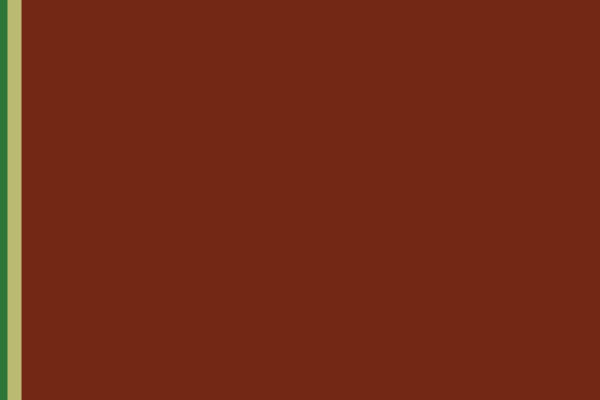
Frame 1 (no input)
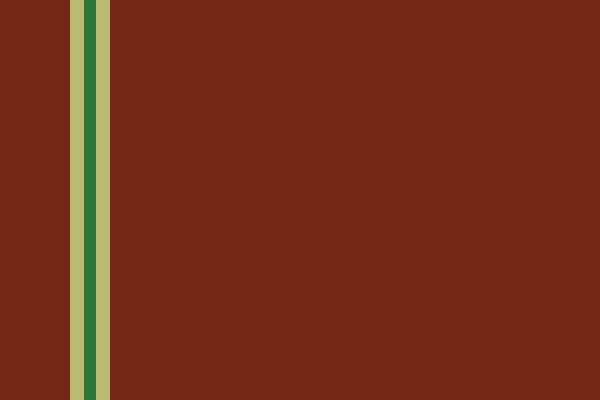
Frame 60 (the mouse pressed at the canvas centre just before this capture)
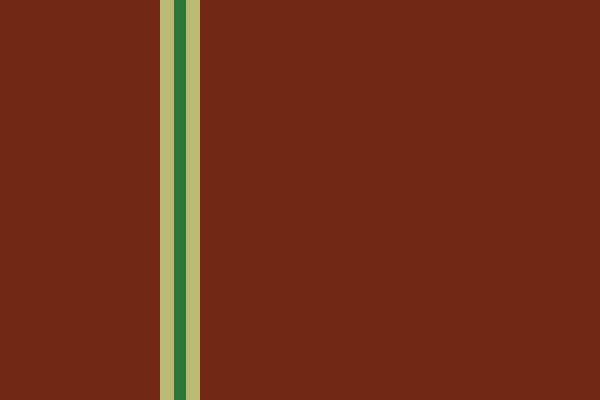
Frame 120 (the mouse held since frame 60 and released just before this capture)

The Processing sketch that drew these frames (run headless with seeded random() and noise(); from frame 60 on, the mouse is pressed at the canvas centre):

// Processing sketch: game02
// ── game02.pde
int Score = 0;

float ZoneCenterX, ZoneSpeed, OuterZoneWidth, InnerZoneWidth;
int ZoneDirection;

void setup() {
  size(600, 400);
  
   ZoneCenterX = 0;
   ZoneSpeed = 1.5;    // pixels per frame 
   InnerZoneWidth = width/50.0;  
   OuterZoneWidth = width/15.0;
   ZoneDirection = 1;   
}

void draw() {
   ZoneCenterX += ZoneDirection * ZoneSpeed;
   if ((ZoneCenterX < 0) || (ZoneCenterX >= width)) {
     ZoneSpeed *= -1;
   }
   background(115, 40, 22);
   noStroke();
   fill(186, 186, 115);  
   rect(ZoneCenterX-OuterZoneWidth/2, 0, OuterZoneWidth, height);
   fill(46, 118, 56);
   rect(ZoneCenterX-InnerZoneWidth/2, 0, InnerZoneWidth, height);
}
